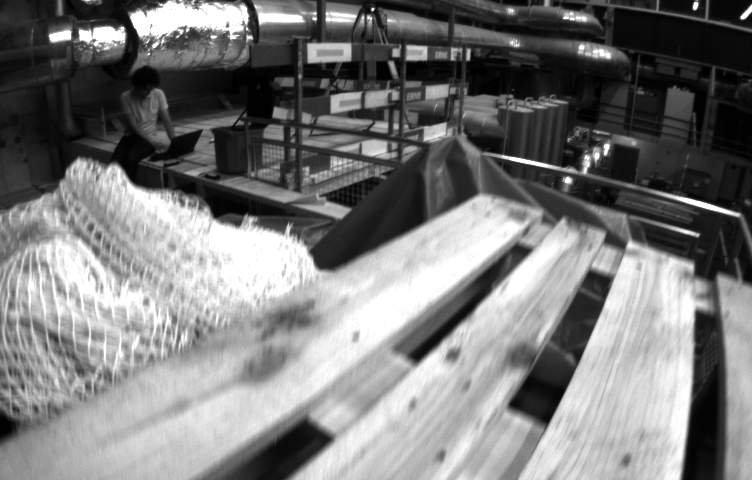
#> input picture left.png, 752 x 480 px
$ python stereo_image.py   (older library calls are emulated)
#> lines starting #> are read from the running program, lines starting #| are printed output that depends on the picture
### stereo_utils.py
import numpy as np
import matplotlib.pyplot as plt


# [10 lines left out: function plot_line, not called in this run]


### FUNDAMENTAL MATRIX ###


def show_matching_result(img1, img2, img1_pts, img2_pts):
    """
    plot the images and their corresponding matching points
    """
    fig = plt.figure(figsize=(8, 8))
    plt.imshow(np.hstack((img1, img2)), cmap="gray")
    for p1, p2 in zip(img1_pts, img2_pts):
        plt.scatter(p1[0], p1[1], s=35, edgecolors="r", facecolors="none")
        plt.scatter(
            p2[0] + img1.shape[1], p2[1], s=35, edgecolors="r", facecolors="none"
        )
        plt.plot([p1[0], p2[0] + img1.shape[1]], [p1[1], p2[1]])
        # print([p1[0], p2[0]], [p1[1], p2[1]])
    plt.title("feature matching")
    plt.show()


def compute_fundamental_matrix_normalized(points1, points2):
    """
    Normalize points by calculating the centroid, subtracting
    it from the points and scaling the points such that the distance
    from the origin is sqrt(2)

    Parameters
    ------------
    points1, points2 - array with shape [n, 3]
        corresponding points in images represented as
        homogeneous coordinates
    """
    # validate points
    assert points1.shape[0] == points2.shape[0], "no. of points don't match"

    # compute centroid of points
    c1 = np.mean(points1, axis=0).reshape(3)
    c2 = np.mean(points2, axis=0).reshape(3)

    # compute the scaling factor
    s1 = np.sqrt(2 / np.mean(np.sum((points1 - c1) ** 2, axis=1)))
    s2 = np.sqrt(2 / np.mean(np.sum((points2 - c2) ** 2, axis=1)))

    # compute the normalization matrix for both the points
    T1 = np.array([[s1, 0, -s1 * c1[0]], [0, s1, -s1 * c1[1]], [0, 0, 1]])
    T2 = np.array([[s2, 0, -s2 * c2[0]], [0, s2, -s2 * c2[1]], [0, 0, 1]])

    # normalize the points
    points1_n = T1 @ points1.T
    points2_n = T2 @ points2.T

    # compute the normalized fundamental matrix
    F_n = compute_fundamental_matrix(points1_n.T, points2_n.T)

    # de-normalize the fundamental
    return T2.T @ F_n @ T1


def compute_fundamental_matrix(points1, points2):
    """
    Compute the fundamental matrix given the point correspondences

    Parameters
    ------------
    points1, points2 - array with shape [n, 3]
        corresponding points in images represented as
        homogeneous coordinates
    """
    # validate points
    assert points1.shape[0] == points2.shape[0], "no. of points don't match"

    u1 = points1[:, 0]
    v1 = points1[:, 1]
    u2 = points2[:, 0]
    v2 = points2[:, 1]
    one = np.ones_like(u1)

    # construct the matrix
    # A = [u2.u1, u2.v1, u2, v2.u1, v2.v1, v2, u1, v1, 1] for all the points
    # stack columns
    A = np.c_[u1 * u2, v1 * u2, u2, u1 * v2, v1 * v2, v2, u1, v1, one]

    # peform svd on A and find the minimum value of |Af|
    U, S, V = np.linalg.svd(A, full_matrices=True)
    f = V[-1, :]
    F = f.reshape(3, 3)  # reshape f as a matrix

    # constrain F
    # make rank 2 by zeroing out last singular value
    U, S, V = np.linalg.svd(F, full_matrices=True)
    S[-1] = 0  # zero out the last singular value
    F = U @ np.diag(S) @ V  # recombine again
    return F


# [79 lines left out: function plot_epipolar_lines, not called in this run]


def compute_epipole(F):
    """
    Compute epipole using the fundamental matrix.
    pass F.T as argument to compute the other epipole
    """
    U, S, V = np.linalg.svd(F)
    e = V[-1, :]
    e = e / e[2]
    return e


def compute_matching_homographies(e2, F, im2, points1, points2):
    """
    Compute the matching homography matrices
    """
    h, w = im2.shape
    # create the homography matrix H2 that moves the epipole to infinity

    # create the translation matrix to shift to the image center
    T = np.array([[1, 0, -w / 2], [0, 1, -h / 2], [0, 0, 1]])
    e2_p = T @ e2
    e2_p = e2_p / e2_p[2]
    e2x = e2_p[0]
    e2y = e2_p[1]
    # create the rotation matrix to rotate the epipole back to X axis
    if e2x >= 0:
        a = 1
    else:
        a = -1
    R1 = a * e2x / np.sqrt(e2x**2 + e2y**2)
    R2 = a * e2y / np.sqrt(e2x**2 + e2y**2)
    R = np.array([[R1, R2, 0], [-R2, R1, 0], [0, 0, 1]])
    e2_p = R @ e2_p
    x = e2_p[0]
    # create matrix to move the epipole to infinity
    G = np.array([[1, 0, 0], [0, 1, 0], [-1 / x, 0, 1]])
    # create the overall transformation matrix
    H2 = np.linalg.inv(T) @ G @ R @ T

    # create the corresponding homography matrix for the other image
    e_x = np.array([[0, -e2[2], e2[1]], [e2[2], 0, -e2[0]], [-e2[1], e2[0], 0]])
    M = e_x @ F + e2.reshape(3, 1) @ np.array([[1, 1, 1]])
    points1_t = H2 @ M @ points1.T
    points2_t = H2 @ points2.T
    points1_t /= points1_t[2, :]
    points2_t /= points2_t[2, :]
    b = points2_t[0, :]
    a = np.linalg.lstsq(points1_t.T, b, rcond=None)[0]
    H_A = np.array([a, [0, 1, 0], [0, 0, 1]])
    H1 = H_A @ H2 @ M
    return H1, H2

### stereo_image.py
import cv2
import config as cf
import numpy as np
from stereo_utils import *
from skimage.transform import warp, ProjectiveTransform


# Load camera parameter
def loadCameraParameter():
    return cf.K_left, cf.K_right, cf.D_left, cf.D_right, cf.P_left, cf.P_right


# Load left and right images
def loadStereoImages(show=False):
    left_gray = cv2.imread("left.png", cv2.COLOR_BGR2GRAY)
    right_gray = cv2.imread("right.png", cv2.COLOR_BGR2GRAY)

    if show == True:
        dst = np.hstack((left_gray, right_gray))
        cv2.imshow("stereo images", dst)
        cv2.waitKey(0)
        cv2.destroyAllWindows()

    return left_gray, right_gray


# Equalize histogram of stereo images, 0 is conventional, and 1 is CLAHE
def equalizeStereoHist(image1, image2, method=0, show=False):
    if method == 0:
        image_left = cv2.equalizeHist(image1)
        image_right = cv2.equalizeHist(image2)
    elif method == 1:
        clahe_left = cv2.createCLAHE(clipLimit=2.0, tileGridSize=(8, 8))
        clahe_right = cv2.createCLAHE(clipLimit=2.0, tileGridSize=(8, 8))
        image_left = clahe_left.apply(image1)
        image_right = clahe_right.apply(image2)

    if show == True:
        compare_result = np.hstack((image1, image_left))
        cv2.imshow("left image", compare_result)
        cv2.waitKey(0)
        cv2.destroyAllWindows()

    return image_left, image_right


# Feature matching stereo images via ORB to obtain R and t
def obtainCorrespondingPoints(image_left, image_right, num_points=20, show=False):
    orb = cv2.ORB_create()
    matched_left, matched_right = [], []

    kp_left, des_left = orb.detectAndCompute(image_left, None)
    kp_right, des_right = orb.detectAndCompute(image_right, None)

    bf = cv2.BFMatcher(cv2.NORM_HAMMING, crossCheck=True)
    matches = sorted(bf.match(des_left, des_right), key=lambda x: x.distance)[
        :num_points
    ]

    points_left = np.float32(
        [kp_left[m.queryIdx].pt for m in matches]
    )  # .reshape(-1, 1, 2)
    points_right = np.float32(
        [kp_right[m.trainIdx].pt for m in matches]
    )  # .reshape(-1, 1, 2)

    matched_left = np.array(points_left)
    matched_right = np.array(points_right)

    if show == True:
        matched_image = cv2.drawMatches(
            image_left,
            kp_left,
            image_right,
            kp_right,
            matches,
            None,
            flags=cv2.DRAW_MATCHES_FLAGS_NOT_DRAW_SINGLE_POINTS,
        )

        # Display the matched image
        cv2.imshow("Matched Features", matched_image)
        cv2.waitKey(0)
        cv2.destroyAllWindows()

    return matched_left, matched_right


# Undistort whole images
def undistortStereoImages(
    image_left, image_right, K_left, K_right, D_left, D_right, show=False
):
    undistort_left = cv2.undistort(image_left, K_left, D_left)
    undistort_right = cv2.undistort(image_right, K_right, D_right)

    if show == True:
        dst = np.hstack((image_left, undistort_left))
        cv2.imshow("undistortion", dst)
        cv2.waitKey(0)
        cv2.destroyAllWindows()
    return undistort_left, undistort_right


# Calculate R (rotation matrix) and t (translation vector) via F and E using matched points
# [60 lines left out: functions calculateRotationTranslation, rectifyStereoImages, not called in this run]


def main():
    K_left, K_right, D_left, D_right, P_left, P_right = loadCameraParameter()
    image_left, image_right = loadStereoImages(show=False)
#> in loadStereoImages, left_gray is the input picture: shape (480, 752); min 1, max 255, mean 122.2
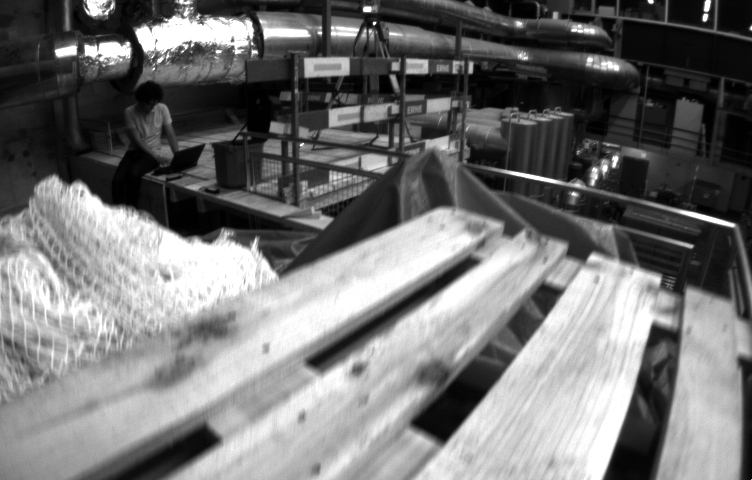
#> input picture right.png, 752 x 480 px
#> in loadStereoImages, right_gray is the input picture: shape (480, 752); min 1, max 255, mean 115.7
    image_left, image_right = equalizeStereoHist(
        image_left, image_right, method=1, show=False
    )
    image_left, image_right = undistortStereoImages(
        image_left, image_right, K_left, K_right, D_left, D_right, show=False
    )
#> in undistortStereoImages, `undistort_right = cv2.undistort(image_right, K_right, D_right)`:
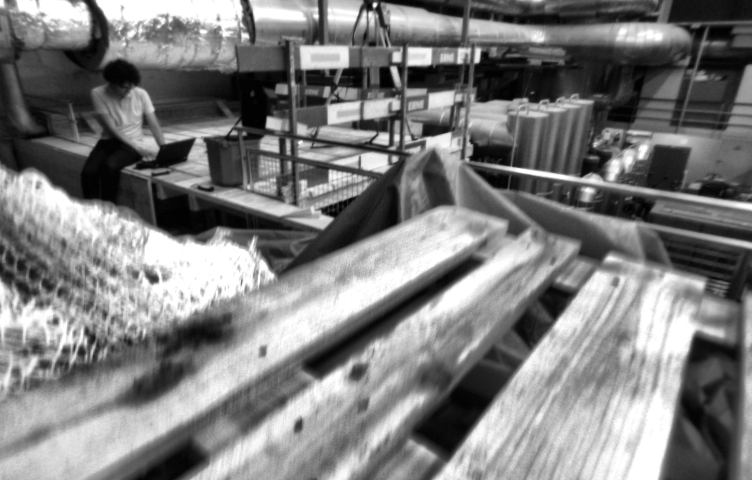
#> undistort_right: shape (480, 752); min 1, max 255, mean 125.1

    matched_left, matched_right = obtainCorrespondingPoints(
        image_left.astype(np.uint8), image_right.astype(np.uint8), 50, show=False
    )
#> in obtainCorrespondingPoints, `kp_left, des_left = orb.detectAndCompute(image_left, None)`: kp_left = 500 keypoints; strongest (x, y, size): (269, 105, 77.1), (475, 45, 31), (124, 307, 44.6), (124, 304, 53.6)
#> in obtainCorrespondingPoints, `kp_right, des_right = orb.detectAndCompute(image_right, None)`: kp_right = 500 keypoints; strongest (x, y, size): (269, 122, 77.1), (475, 59, 44.6), (476, 61, 37.2), (383, 137, 77.1)
#> in obtainCorrespondingPoints, `matches = sorted(bf.match(des_left, des_right), key=lambda x: x.distan..`: matches = 50 matches
#> in obtainCorrespondingPoints, `points_left = np.float32( [kp_left[m.queryIdx].pt for m in matches] )`: points_left = 50 pairs, first value 182.7 to 627.3, second value 31 to 169.9
#> in obtainCorrespondingPoints, `points_right = np.float32( [kp_right[m.trainIdx].pt for m in matches] )`: points_right = 50 pairs, first value 186.3 to 639.4, second value 48 to 184.9
#> in obtainCorrespondingPoints, `matched_left = np.array(points_left)`: matched_left has the same summary as points_left
#> in obtainCorrespondingPoints, `matched_right = np.array(points_right)`: matched_right has the same summary as points_right
#> matched_left has the same summary as points_left in obtainCorrespondingPoints; matched_right has the same summary as points_right in obtainCorrespondingPoints
    matched_left = cv2.convertPointsToHomogeneous(matched_left).reshape(-1, 3)
#> matched_left = 50 rows, first 8: [409, 31, 1], [398.4, 92.4, 1], [327, 167, 1], [451, 76, 1], [460, 46, 1], [184.9, 121, 1], [304.8, 165.9, 1], [185.8, 121, 1]
    matched_right = cv2.convertPointsToHomogeneous(matched_right).reshape(-1, 3)
#> matched_right = 50 rows, first 8: [408, 48, 1], [398.4, 108, 1], [327, 182, 1], [453, 92, 1], [462, 62, 1], [191.8, 140, 1], [302.7, 180.4, 1], [193, 138.2, 1]

    show_matching_result(image_left, image_right, matched_left, matched_right)
#> the loop in show_matching_result, `for p1, p2 in zip(img1_pts, img2_pts):` made 50 passes
#> (p1, p2) on passes 1 to 12: ([409, 31, 1], [408, 48, 1]), ([398.4, 92.4, 1], [398.4, 108, 1]), ([327, 167, 1], [327, 182, 1]), ([451, 76, 1], [453, 92, 1]), ([460, 46, 1], [462, 62, 1]), ([184.9, 121, 1], [191.8, 140, 1]), ([304.8, 165.9, 1], [302.7, 180.4, 1]), ([185.8, 121, 1], [193, 138.2, 1]), ([201.6, 121, 1], [204.5, 138.2, 1]), ([429, 32, 1], [430, 49, 1]), ([473.8, 84.96, 1], [476.6, 99.36, 1]), ([591.8, 159.8, 1], [601.3, 174.5, 1])
#> in show_matching_result, `plt.show()`:
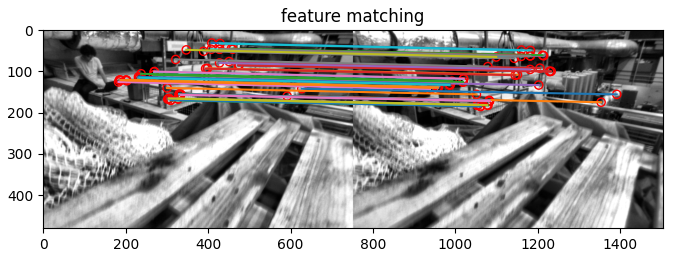
#> figure drawn by matplotlib, 1 panel
    F = compute_fundamental_matrix_normalized(matched_left, matched_right)
#> in compute_fundamental_matrix_normalized, `c1 = np.mean(points1, axis=0).reshape(3)`: c1 = [336.9, 111.4, 1]
#> in compute_fundamental_matrix_normalized, `c2 = np.mean(points2, axis=0).reshape(3)`: c2 = [338.2, 127.7, 1]
#> in compute_fundamental_matrix_normalized, `s1 = np.sqrt(2 / np.mean(np.sum((points1 - c1) ** 2, axis=1)))`: s1 = 0.0125
#> in compute_fundamental_matrix_normalized, `T1 = np.array([[s1, 0, -s1 * c1[0]], [0, s1, -s1 * c1[1]], [0, 0, 1]])`: T1 = [[0.0125, 0, -4.22], [0, 0.0125, -1.4], [0, 0, 1]]
#> in compute_fundamental_matrix_normalized, `T2 = np.array([[s2, 0, -s2 * c2[0]], [0, s2, -s2 * c2[1]], [0, 0, 1]])`: T2 = [[0.0125, 0, -4.22], [0, 0.0125, -1.59], [0, 0, 1]]
#> in compute_fundamental_matrix, `u1 = points1[:, 0]`: u1 = 50 values, max 3.64 at index 30, min -1.93 at index 26, mean 4.9e-07
#> in compute_fundamental_matrix, `v1 = points1[:, 1]`: v1 = 50 values, max 0.733 at index 12, min -1.01 at index 0, mean -3.05e-07
#> in compute_fundamental_matrix, `u2 = points2[:, 0]`: u2 = 50 values, max 3.76 at index 30, min -1.89 at index 26, mean 7.46e-07
#> in compute_fundamental_matrix, `v2 = points2[:, 1]`: v2 = 50 values, max 0.713 at index 20, min -0.995 at index 0, mean -1.34e-07
#> in compute_fundamental_matrix, `U, S, V = np.linalg.svd(A, full_matrices=True)`:
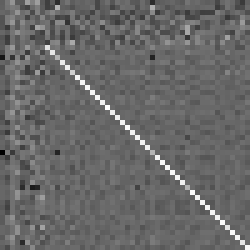
#> U: shape (50, 50) float64 (shown 5 times larger); min -0.658, max 0.941, mean -0.000432; drawn with min black and max white
#> in compute_fundamental_matrix, `U, S, V = np.linalg.svd(A, full_matrices=True)`: S = [22.14, 12.41, 7.75, 4.78, 2.48, 1.37, 0.0941, 0.0572, 0.0313]
#> in compute_fundamental_matrix, `f = V[-1, :]`: f = [-0.000371, -0.0504, 0.0146, 0.0454, -0.0057, 0.715, -0.00604, -0.696, 0.00153]
#> in compute_fundamental_matrix, `F = f.reshape(3, 3)`: F = [[-0.000371, -0.0504, 0.0146], [0.0454, -0.0057, 0.715], [-0.00604, -0.696, 0.00153]]
#> in compute_fundamental_matrix, `U, S, V = np.linalg.svd(F, full_matrices=True)`: U = [[-0.0341, 0.0666, -0.997], [-0.98, -0.199, 0.0202], [-0.197, 0.978, 0.0721]]; S = [0.717, 0.697, 0.000853]; V = [[-0.0604, 0.201, -0.978], [-0.0215, -0.98, -0.2], [0.998, -0.0089, -0.0635]]
#> in compute_fundamental_matrix, `F = U @ np.diag(S) @ V`: F = [[0.000478, -0.0504, 0.0146], [0.0454, -0.0057, 0.715], [-0.00611, -0.696, 0.00154]]
#> in compute_fundamental_matrix_normalized, `F_n = compute_fundamental_matrix(points1_n.T, points2_n.T)`: F_n has the same summary as F in compute_fundamental_matrix
#> F = [[7.47e-08, -7.88e-06, 0.00103], [7.1e-06, -8.91e-07, 0.00662], [-0.00101, -0.00594, -0.196]]

    e1 = compute_epipole(F)
#> in compute_epipole, `U, S, V = np.linalg.svd(F)`: U = [[-0.00526, -0.191, 0.982], [-0.0337, -0.981, -0.191], [0.999, -0.034, -0.00127]]; S = [0.197, 0.000207, 4.53e-20]; V = [[-0.00513, -0.0302, -1], [0.132, 0.991, -0.0306], [0.991, -0.133, -0.00108]]
#> in compute_epipole, `e = V[-1, :]`: e = [0.991, -0.133, -0.00108]
#> in compute_epipole, `e = e / e[2]`: e = [-917.1, 122.6, 1]
#> e1 = [-917.1, 122.6, 1]
    e2 = compute_epipole(F.T)
#> e2 = [-771.3, 150.2, 1]

    H1, H2 = compute_matching_homographies(
        e2, F, image_right, matched_left, matched_right
    )
#> in compute_matching_homographies, `e2_p = T @ e2`: e2_p = [-1147.3, -89.8, 1]
#> in compute_matching_homographies, `e2x = e2_p[0]`: e2x = -1147.3
#> in compute_matching_homographies, `e2y = e2_p[1]`: e2y = -89.8
#> in compute_matching_homographies, `R1 = a * e2x / np.sqrt(e2x**2 + e2y**2)`: R1 = 0.997
#> in compute_matching_homographies, `R2 = a * e2y / np.sqrt(e2x**2 + e2y**2)`: R2 = 0.078
#> in compute_matching_homographies, `R = np.array([[R1, R2, 0], [-R2, R1, 0], [0, 0, 1]])`: R = [[0.997, 0.078, 0], [-0.078, 0.997, 0], [0, 0, 1]]
#> in compute_matching_homographies, `e2_p = R @ e2_p`: e2_p = [-1150.8, -3.08e-16, 1]
#> in compute_matching_homographies, `x = e2_p[0]`: x = -1150.8
#> in compute_matching_homographies, `G = np.array([[1, 0, 0], [0, 1, 0], [-1 / x, 0, 1]])`: G = [[1, 0, 0], [0, 1, 0], [0.000869, 0, 1]]
#> in compute_matching_homographies, `H2 = np.linalg.inv(T) @ G @ R @ T`: H2 = [[1.32, 0.104, -146.2], [0.13, 1.01, -52.01], [0.000866, 6.78e-05, 0.658]]
#> in compute_matching_homographies, `e_x = np.array([[0, -e2[2], e2[1]], [e2[2], 0, -e2[0]], [-e2[1], e2[0]..`: e_x = [[0, -1, 150.2], [1, 0, 771.3], [-150.2, -771.3, 0]]
#> in compute_matching_homographies, `M = e_x @ F + e2.reshape(3, 1) @ np.array([[1, 1, 1]])`: M = [[-771.4, -772.2, -800.8], [149.4, 145.6, -1.26], [0.995, 1, -4.26]]
#> in compute_matching_homographies, `b = points2_t[0, :]`: b = 50 values, max 585.4 at index 30, min 138.8 at index 26, mean 317.4
#> in compute_matching_homographies, `a = np.linalg.lstsq(points1_t.T, b, rcond=None)[0]`: a = [0.00704, -1.63, -231.3]
#> in compute_matching_homographies, `H_A = np.array([a, [0, 1, 0], [0, 0, 1]])`: H_A = [[0.00704, -1.63, -231.3], [0, 1, 0], [0, 0, 1]]
#> in compute_matching_homographies, `H1 = H_A @ H2 @ M`: H1 = [[-6.37, -0.232, 616.3], [-0.523, -4.86, 116.4], [-0.00379, 0.000147, -3.5]]
    # Transform points based on the homography matrix
    new_points1 = H1 @ matched_left.T
    new_points2 = H2 @ matched_right.T
    new_points1 /= new_points1[2, :]
    new_points2 /= new_points2[2, :]
    new_points1 = new_points1.T
#> new_points1 = 50 rows, first 8: [395.4, 49.15, 1], [388.6, 108.2, 1], [319.1, 183.7, 1], [437.2, 93.99, 1], [443.6, 66.37, 1], [140.8, 135.8, 1], [294.3, 183.3, 1], [142, 135.8, 1]
    new_points2 = new_points2.T
#> new_points2 = 50 rows, first 8: [392.7, 48.9, 1], [387.9, 108, 1], [320, 183.4, 1], [437.7, 94.68, 1], [443.6, 66.65, 1], [146.4, 137.6, 1], [292.7, 182.4, 1], [147.8, 135.6, 1]
    # im1_warped = warp(image_left, ProjectiveTransform(matrix=np.linalg.inv(H1)))
    # im2_warped = warp(image_right, ProjectiveTransform(matrix=np.linalg.inv(H2)))
    # warp images based on the homography matrix
    im1_warped = cv2.warpPerspective(
        image_left,
        np.linalg.inv(H1),
        (image_left.shape[1], image_left.shape[0]),
        # flags=cv2.INTER_LINEAR,
        # borderMode=cv2.BORDER_CONSTANT,
        # borderValue=0,
    )
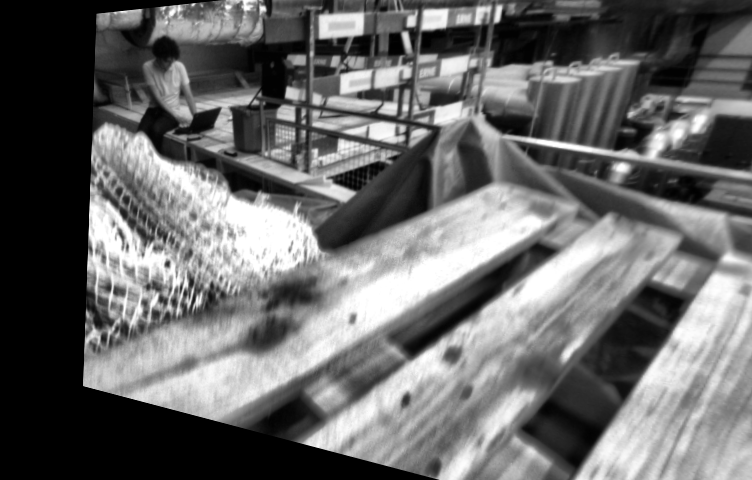
#> im1_warped: shape (480, 752); min 0, max 255, mean 105.4
    im2_warped = cv2.warpPerspective(
        image_right,
        np.linalg.inv(H2),
        (image_right.shape[1], image_right.shape[0]),
        # flags=cv2.INTER_LINEAR,
        # borderMode=cv2.BORDER_CONSTANT,
        # borderValue=0,
    )
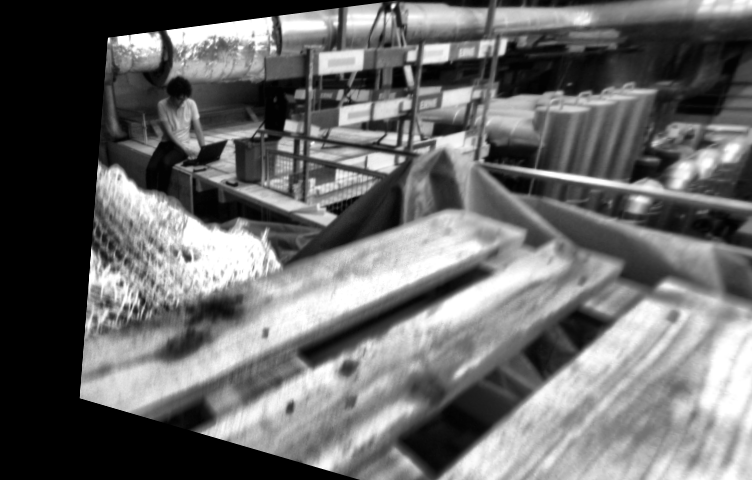
#> im2_warped: shape (480, 752); min 0, max 255, mean 105.6

    h, w = image_left.shape
#> h = 480; w = 752

    nrows = 1
    ncols = 2
    fig, axes = plt.subplots(nrows=nrows, ncols=ncols, figsize=(6, 8))

    # plot image 1
    ax1 = axes[0]
    ax1.set_title("Image 1 warped")
    ax1.imshow(im1_warped, cmap="gray")

    # plot image 2
    ax2 = axes[1]
    ax2.set_title("Image 2 warped")
    ax2.imshow(im2_warped, cmap="gray")

    # plot the epipolar lines and points
    n = new_points1.shape[0]
#> n = 50
    for i in range(n):
        p1 = new_points1[i]
        p2 = new_points2[i]

        ax1.hlines(p2[1], 0, w, color="orange")
        ax1.scatter(*p1[:2], color="blue")

        ax2.hlines(p1[1], 0, w, color="orange")
        ax2.scatter(*p2[:2], color="blue")
#> this loop made 50 passes
#> (p1, p2) on passes 1 to 12: ([395.4, 49.15, 1], [392.7, 48.9, 1]), ([388.6, 108.2, 1], [387.9, 108, 1]), ([319.1, 183.7, 1], [320, 183.4, 1]), ([437.2, 93.99, 1], [437.7, 94.68, 1]), ([443.6, 66.37, 1], [443.6, 66.65, 1]), ([140.8, 135.8, 1], [146.4, 137.6, 1]), ([294.3, 183.3, 1], [292.7, 182.4, 1]), ([142, 135.8, 1], [147.8, 135.6, 1]), ([163.8, 135.8, 1], [164.1, 135.7, 1]), ([414.4, 51.42, 1], [413.7, 51.74, 1]), ([458, 103, 1], [458.9, 102.6, 1]), ([557.4, 169.5, 1], [560.4, 170.4, 1])
    plt.title("epipolar line alignment")
    plt.show()
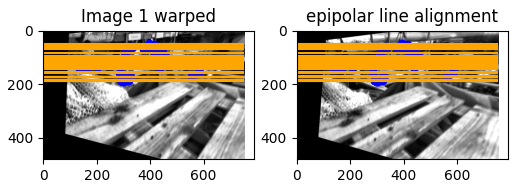
#> figure drawn by matplotlib, 2 panels


if __name__ == "__main__":
    main()
